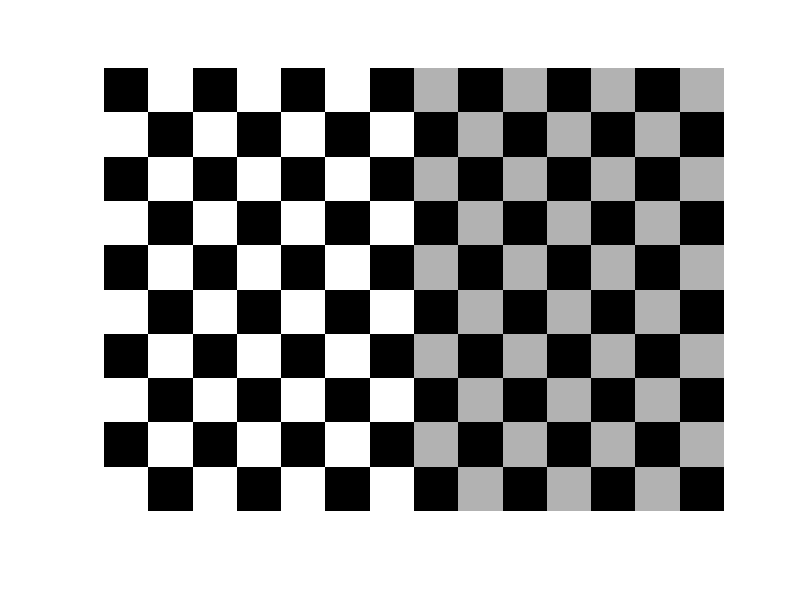

The MATLAB script that drew this image:
%with all three parameters

%J = checkerboard(50);
%By default

J=checkerboard(50, 5, 7);

%to store image reference
%J_ref = imref2d(size(J));
%.............
%background = zeros(150); %create bg blck
%imshowpair(J,J_ref,background,imref2d(size(background)))
%J = checkerboard(50, 5, 10);
%.....................
%nrows = size(J,3);
%ncols = size(J,5);
%fill = 0.3;

figure;
imshow(J)